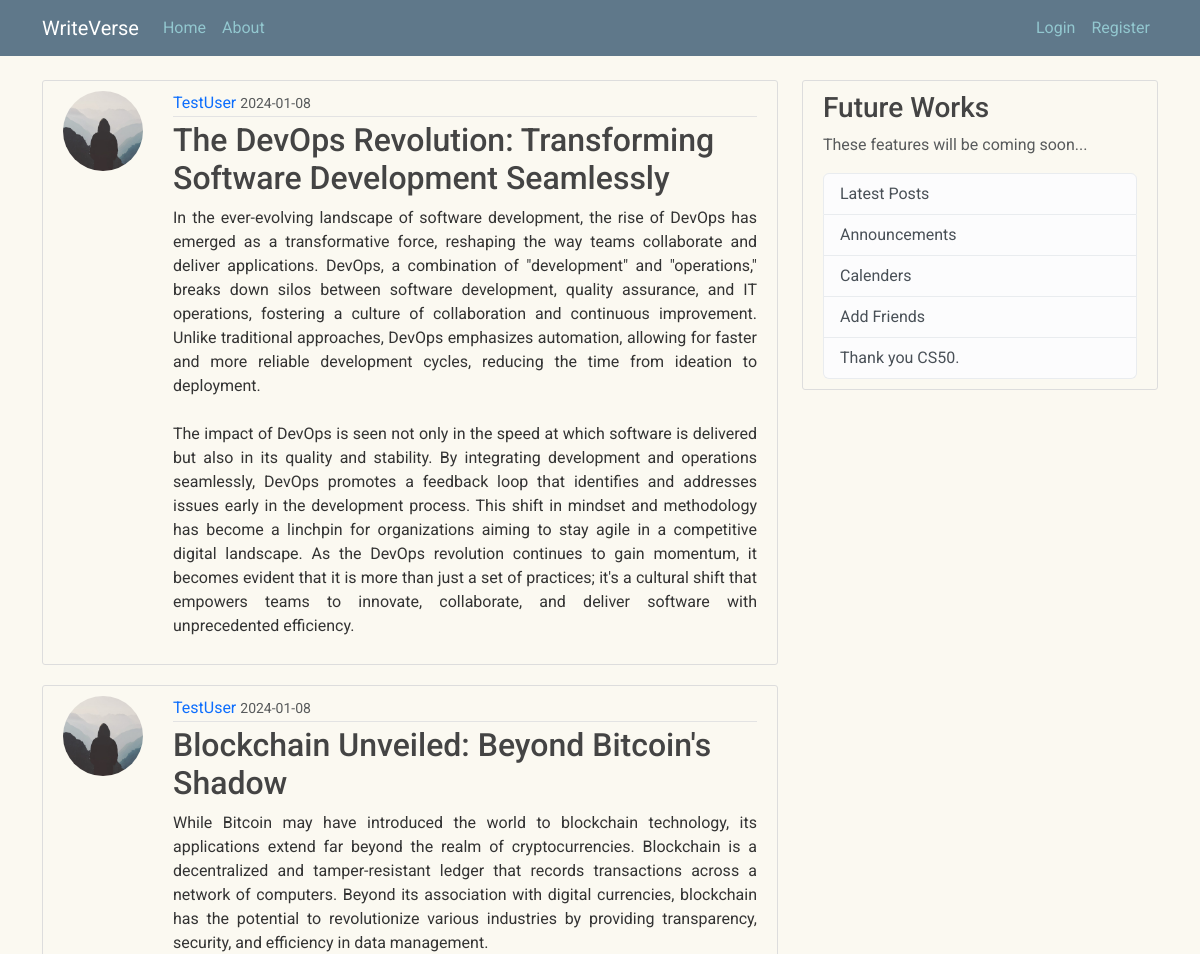
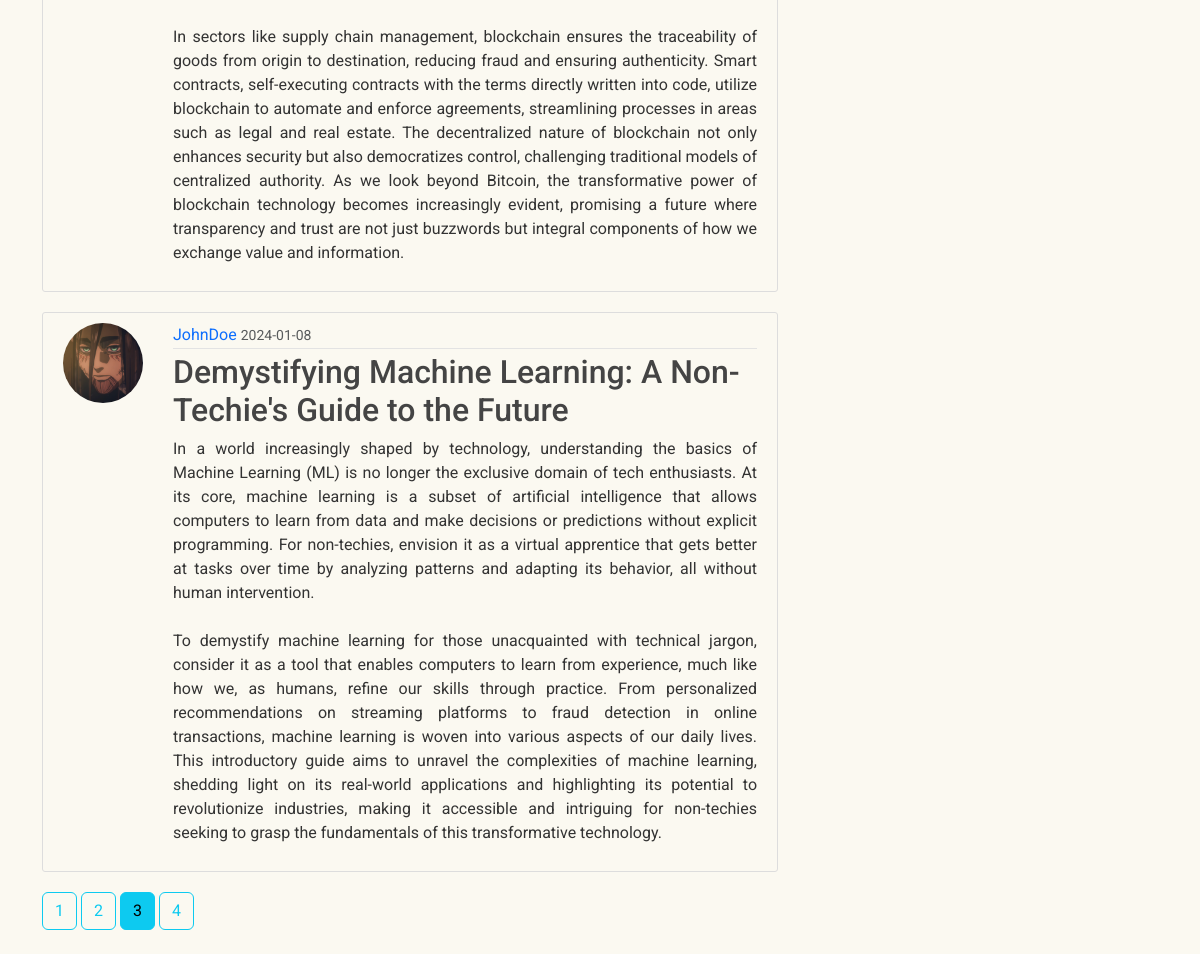
Screenshot of /home?page=3 with the database file from the repository (2 pictures, top to bottom).
### writeverse/models.py (models this page shows, shortened)
class Post(db.Model):
    id = db.Column(db.Integer, primary_key=True)
    title = db.Column(db.String(100), nullable=False)
    date_posted = db.Column(db.DateTime, nullable=False, default=datetime.utcnow)
    content = db.Column(db.Text, nullable=False)
    user_id = db.Column(db.Integer, db.ForeignKey('user.id'), nullable=False)

class User(db.Model, UserMixin):
    id = db.Column(db.Integer, primary_key=True)
    username = db.Column(db.String(20), unique=True, nullable=False)
    email = db.Column(db.String(120), unique=True, nullable=False)
    image_file = db.Column(db.String(20), nullable=False, default='default.jpeg')
    password = db.Column(db.String(60), nullable=False)
    posts = db.relationship('Post', backref='author', lazy=True)

### writeverse/main/routes.py (the view)
@main.route("/")
@main.route("/home")
def home():
    page = request.args.get('page', 1, type=int)
    posts = Post.query.order_by(Post.date_posted.desc()).paginate(page=page, per_page=3)
    return render_template("home.html", posts=posts)

### writeverse/templates/home.html
{% extends "layout.html" %}
{% block content %}
    {% for post in posts.items %}
        <article class="media content-section" id="post-section">
            <img class="rounded-circle article-image" src="{{ url_for('static', filename='profile_pics/' + post.author.image_file) }}">
          <div class="media-body">
            <div class="article-metadata">
              <a class="mr-2" href="{{url_for('users.user_post', username=post.author.username)}}">{{ post.author.username }}</a>
              <small class="text-muted">{{ post.date_posted.strftime('%Y-%m-%d') }}</small>
            </div>
            <h2><a class="article-title" href="{{ url_for('posts.post', post_id=post.id) }}">{{ post.title }}</a></h2>
            <p class="article-content">{{ post.content }}</p>
          </div>
        </article>
    {% endfor %}
    {% for page_num in posts.iter_pages(left_edge=1, right_edge=1, left_current=1, right_current=2) %}
        {% if page_num %}
            {% if posts.page==page_num %}
                <a class="btn btn-info mb-4" href="{{url_for('main.home', page=page_num)}}">{{page_num}}</a>
            {% else %}
                <a class="btn btn-outline-info mb-4" href="{{url_for('main.home', page=page_num)}}">{{page_num}}</a>
            {% endif %}
        {% else %}
            ...
        {% endif %}
    {% endfor %}
{% endblock content %}

### writeverse/static/main.css (style rules this page uses)
body { background: #FBF9F1; color: #333333; margin-top: 5rem; font-family: 'Roboto', sans-serif; }
h1, h2, h3, h4, h5, h6 { color: #444444; }
.content-section { background: #FBF9F1; padding: 10px 20px; border: 1px solid #dddddd; border-radius: 3px; margin-bottom: 20px; }
.article-title { color: #444444; text-align: justify; }
.article-content { white-space: pre-line; text-align: justify; }
.article-metadata { padding-bottom: 1px; margin-bottom: 4px; border-bottom: 1px solid #e3e3e3 }
a { text-decoration: none; }
#post-section { display: flex; }
.article-image { height: 80px; width: 80px; margin-right: 30px; }

### rows the page displays
Post: image_file (placeholder picture), author.username "TestUser", date_posted "2024-01-08", title "The DevOps Revolution: Transforming Software Development Seamlessly", content "In the ever-evolving landscape of software development, the rise of DevOps has emerged as a transformative force, reshaping the way teams collaborate and deliver applications. DevOps, a combination of \"development\" and \"operations,\" breaks down silos between software development, quality assurance, and IT operations, fostering a culture of collaboration and continuous improvement. Unlike traditional approaches, DevOps emphasizes automation, allowing for faster and more reliable development cycles, reducing the time from ideation to deployment. The impact of DevOps is seen not only in the speed at which software is delivered but also in its quality and stability. By integrating development…"
Post: image_file (placeholder picture), author.username "TestUser", date_posted "2024-01-08", title "Blockchain Unveiled: Beyond Bitcoin's Shadow", content "While Bitcoin may have introduced the world to blockchain technology, its applications extend far beyond the realm of cryptocurrencies. Blockchain is a decentralized and tamper-resistant ledger that records transactions across a network of computers. Beyond its association with digital currencies, blockchain has the potential to revolutionize various industries by providing transparency, security, and efficiency in data management. In sectors like supply chain management, blockchain ensures the traceability of goods from origin to destination, reducing fraud and ensuring authenticity. Smart contracts, self-executing contracts with the terms directly written into code, utilize blockchain to…"
Post: image_file (picture), author.username "JohnDoe", date_posted "2024-01-08", title "Demystifying Machine Learning: A Non-Techie's Guide to the Future", content "In a world increasingly shaped by technology, understanding the basics of Machine Learning (ML) is no longer the exclusive domain of tech enthusiasts. At its core, machine learning is a subset of artificial intelligence that allows computers to learn from data and make decisions or predictions without explicit programming. For non-techies, envision it as a virtual apprentice that gets better at tasks over time by analyzing patterns and adapting its behavior, all without human intervention. To demystify machine learning for those unacquainted with technical jargon, consider it as a tool that enables computers to learn from experience, much like how we, as humans, refine our skills through…"

### other values shown
{{ page_num }} "1" "2" "4"
{{ page_num }} "3"
